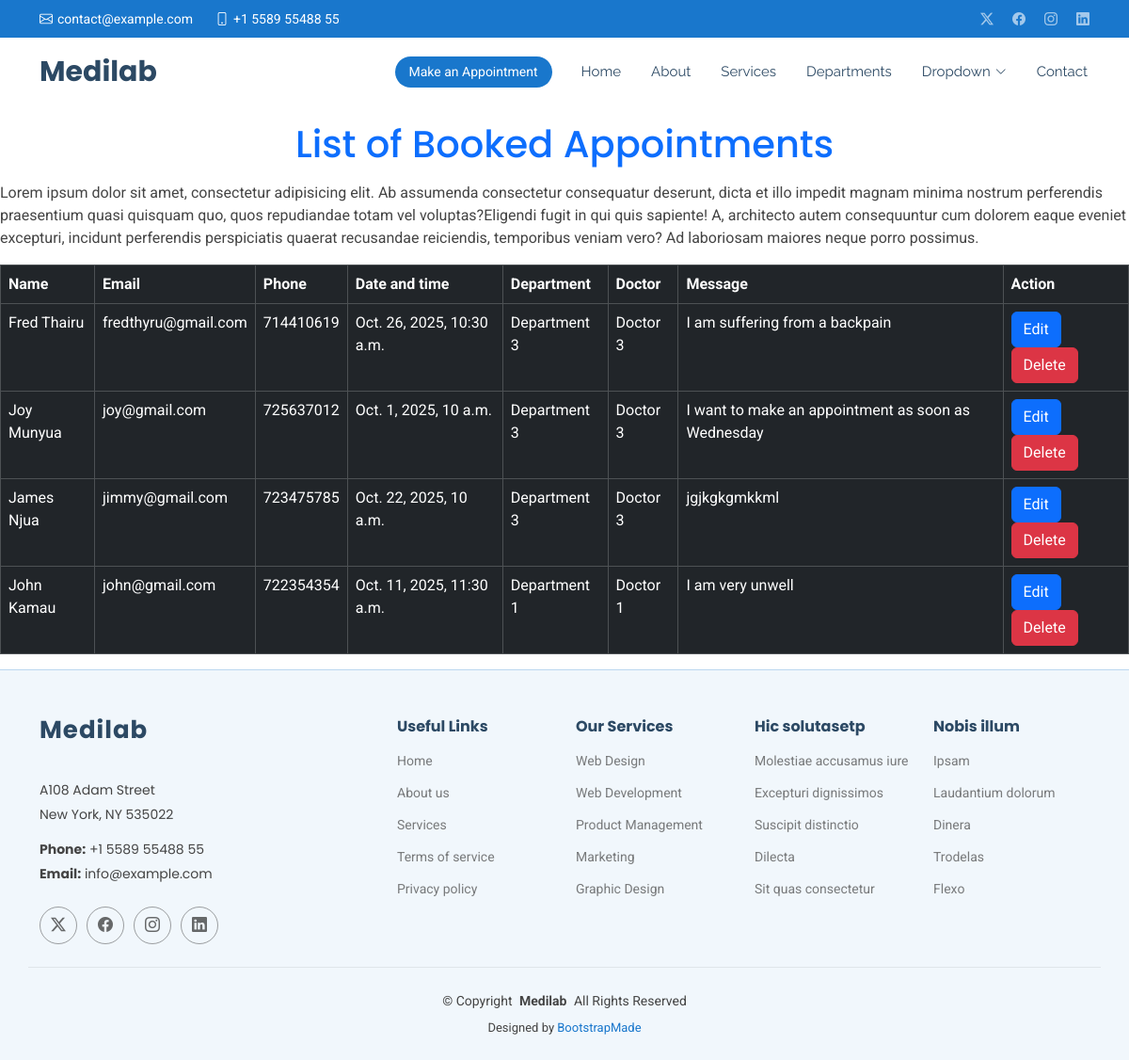
The page /showappointment/ on the database its author committed.
### CareConnectapp/models.py (models this page shows, shortened)
class Appointment(models.Model):
      name = models.CharField(max_length=100)
      email = models.EmailField()
      phone = models.IntegerField()
      datetime = models.DateTimeField()
      department = models.CharField(max_length=100)
      doctor = models.CharField(max_length=100)
      message = models.TextField()

### CareConnectapp/views.py (the view)
# urls.py: path('showappointment/', views.showappointment, name= 'showappointment'),
def showappointment(request):
    allappointments = Appointment.objects.all()
    return render(request, 'showappointment.html', {"allappointments": allappointments})

### Templates/showappointment.html (shortened to what this page needs)
{% extends 'starter-page.html' %}
{% load static %}
{% block content %}
<h1 class="text-center mt-3 mb-3 text-primary">List of Booked Appointments</h1>
    <p><span>Lorem ipsum dolor sit amet, consectetur adipisicing elit. Ab assumenda consectetur consequatur deserunt, dicta et illo impedit magnam minima nostrum perferendis praesentium quasi quisquam quo, quos repudiandae totam vel voluptas?</span><span>Eligendi fugit in qui quis sapiente! A, architecto autem consequuntur cum dolorem eaque eveniet excepturi, incidunt perferendis perspiciatis quaerat recusandae reiciendis, temporibus veniam vero? Ad laboriosam maiores neque porro possimus.</span></p>
    <table class="table table-bordered table-dark">
    <tr>
        <th>Name</th>
        <th>Email</th>
        <th>Phone</th>
        <th>Date and time</th>
        <th>Department</th>
        <th>Doctor</th>
        <th>Message</th>
        <th>Action</th>
    </tr>
    {% for x in allappointments %}
        <tr>
            <td>{{ x.name }}</td>
            <td>{{ x.email }}</td>
            <td>{{ x.phone }}</td>
            <td>{{ x.datetime }}</td>
            <td>{{ x.department }}</td>
            <td>{{ x.doctor }}</td>
            <td>{{ x.message }}</td>
            <td>
                <a href="" class="btn btn-primary">Edit</a>
                <a href="" class="btn btn-danger">Delete</a>
            </td>
        </tr>
    {% endfor %}
    </table>
{% endblock %}

### Templates/starter-page.html (shortened to what this page needs)
<!DOCTYPE html>
<html lang="en">
<head>
  {% load static %}
  <link href="{% static 'assets/vendor/bootstrap/css/bootstrap.min.css' %}" rel="stylesheet">
  <link href="{% static 'assets/vendor/bootstrap-icons/bootstrap-icons.css' %}" rel="stylesheet">
  <link href="{% static 'assets/vendor/aos/aos.css' %}" rel="stylesheet">
  <link href="{% static 'assets/vendor/fontawesome-free/css/all.min.css' %}" rel="stylesheet">
  <link href="{% static 'assets/vendor/glightbox/css/glightbox.min.css' %}" rel="stylesheet">
  <link href="{% static 'assets/vendor/swiper/swiper-bundle.min.css' %}" rel="stylesheet">
  <link href="{% static 'assets/css/main.css' %}" rel="stylesheet">
</head>
<body class="starter-page-page">
  <header id="header" class="header sticky-top">
    <div class="topbar d-flex align-items-center">
      <div class="container d-flex justify-content-center justify-content-md-between">
        <div class="contact-info d-flex align-items-center">
          <i class="bi bi-envelope d-flex align-items-center"><a href="mailto:contact@example.com">contact@example.com</a></i>
          <i class="bi bi-phone d-flex align-items-center ms-4"><span>+1 5589 55488 55</span></i>
        </div>
        <div class="social-links d-none d-md-flex align-items-center">
          <a href="#" class="twitter"><i class="bi bi-twitter-x"></i></a>
          <a href="#" class="facebook"><i class="bi bi-facebook"></i></a>
          <a href="#" class="instagram"><i class="bi bi-instagram"></i></a>
          <a href="#" class="linkedin"><i class="bi bi-linkedin"></i></a>
        </div>
      </div>
    </div>
    <div class="branding d-flex align-items-center">
      <div class="container position-relative d-flex align-items-center justify-content-between">
        <a href="index.html" class="logo d-flex align-items-center me-auto">
          <h1 class="sitename">Medilab</h1>
        </a>
        <nav id="navmenu" class="navmenu">
          <ul>
            <li><a href="{% url 'home' %}">Home<br></a></li>
            <li><a href="{% url 'about' %}">About</a></li>
            <li><a href="{% url 'services' %}">Services</a></li>
            <li><a href="{% url 'departments' %}">Departments</a></li>
            <li class="dropdown"><a href="#"><span>Dropdown</span> <i class="bi bi-chevron-down toggle-dropdown"></i></a>
            </li>
            <li><a href="{% url 'contact' %}">Contact</a></li>
          </ul>
        </nav>
        <a class="cta-btn d-none d-sm-block" href="{% url 'appointments' %}">Make an Appointment</a>
      </div>
    </div>
  </header>
  <main class="main">
    {% block content %}
      {% endblock %}
  </main>
  <footer id="footer" class="footer light-background">
    <div class="container footer-top">
      <div class="row gy-4">
        <div class="col-lg-4 col-md-6 footer-about">
          <a href="index.html" class="logo d-flex align-items-center">
            <span class="sitename">Medilab</span>
          </a>
          <div class="footer-contact pt-3">
            <p>A108 Adam Street</p>
            <p>New York, NY 535022</p>
            <p class="mt-3"><strong>Phone:</strong> <span>+1 5589 55488 55</span></p>
            <p><strong>Email:</strong> <span>info@example.com</span></p>
          </div>
          <div class="social-links d-flex mt-4">
            <a href=""><i class="bi bi-twitter-x"></i></a>
            <a href=""><i class="bi bi-facebook"></i></a>
            <a href=""><i class="bi bi-instagram"></i></a>
            <a href=""><i class="bi bi-linkedin"></i></a>
          </div>
        </div>
        <div class="col-lg-2 col-md-3 footer-links">
          <h4>Useful Links</h4>
          <ul>
            <li><a href="#">Home</a></li>
            <li><a href="#">About us</a></li>
            <li><a href="#">Services</a></li>
            <li><a href="#">Terms of service</a></li>
            <li><a href="#">Privacy policy</a></li>
          </ul>
        </div>
        <div class="col-lg-2 col-md-3 footer-links">
          <h4>Our Services</h4>
          <ul>
            <li><a href="#">Web Design</a></li>
            <li><a href="#">Web Development</a></li>
            <li><a href="#">Product Management</a></li>
            <li><a href="#">Marketing</a></li>
            <li><a href="#">Graphic Design</a></li>
          </ul>
        </div>
        <div class="col-lg-2 col-md-3 footer-links">
          <h4>Hic solutasetp</h4>
          <ul>
            <li><a href="#">Molestiae accusamus iure</a></li>
            <li><a href="#">Excepturi dignissimos</a></li>
            <li><a href="#">Suscipit distinctio</a></li>
            <li><a href="#">Dilecta</a></li>
            <li><a href="#">Sit quas consectetur</a></li>
          </ul>
        </div>
        <div class="col-lg-2 col-md-3 footer-links">
          <h4>Nobis illum</h4>
          <ul>
            <li><a href="#">Ipsam</a></li>
            <li><a href="#">Laudantium dolorum</a></li>
            <li><a href="#">Dinera</a></li>
            <li><a href="#">Trodelas</a></li>
            <li><a href="#">Flexo</a></li>
          </ul>
        </div>
      </div>
    </div>
    <div class="container copyright text-center mt-4">
      <p>© <span>Copyright</span> <strong class="px-1 sitename">Medilab</strong> <span>All Rights Reserved</span></p>
      <div class="credits">
        Designed by <a href="https://bootstrapmade.com/">BootstrapMade</a>
      </div>
    </div>
  </footer>
</body>
</html>

### rows shown on the page
Appointment: name "Fred Thairu", email "fredthyru@gmail.com", phone "714410619", datetime "Oct. 26, 2025, 10:30 a.m.", department "Department 3", doctor "Doctor 3", message "I am suffering from a backpain"
Appointment: name "Joy Munyua", email "joy@gmail.com", phone "725637012", datetime "Oct. 1, 2025, 10 a.m.", department "Department 3", doctor "Doctor 3", message "I want to make an appointment as soon as Wednesday"
Appointment: name "James Njua", email "jimmy@gmail.com", phone "723475785", datetime "Oct. 22, 2025, 10 a.m.", department "Department 3", doctor "Doctor 3", message "jgjkgkgmkkml"
Appointment: name "John Kamau", email "john@gmail.com", phone "722354354", datetime "Oct. 11, 2025, 11:30 a.m.", department "Department 1", doctor "Doctor 1", message "I am very unwell"
